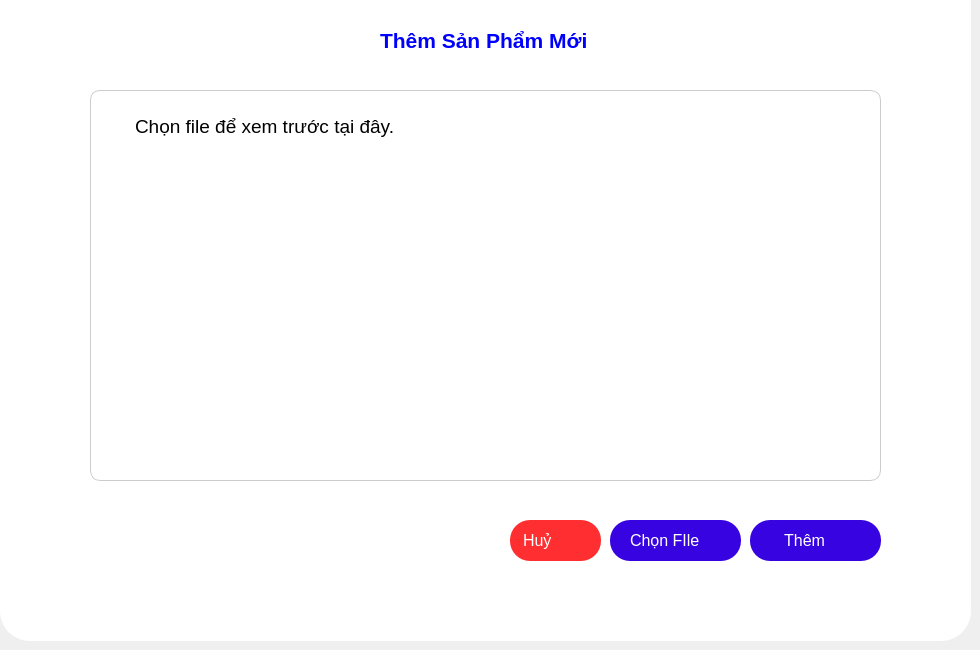
      <widget class="QWidget" name="tab_5">
       <attribute name="title">
        <string>     Tải File     </string>
       </attribute>
       <widget class="QWidget" name="widget_19" native="true">
        <property name="geometry">
         <rect>
          <x>0</x>
          <y>0</y>
          <width>971</width>
          <height>641</height>
         </rect>
        </property>
        <property name="styleSheet">
         <string notr="true">background-color: #fff;
border-bottom-left-radius: 30px;
border-bottom-right-radius: 30px;</string>
        </property>
        <widget class="QLabel" name="label_74">
         <property name="geometry">
          <rect>
           <x>380</x>
           <y>20</y>
           <width>231</width>
           <height>41</height>
          </rect>
         </property>
         <property name="font">
          <font>
           <pointsize>16</pointsize>
           <bold>true</bold>
          </font>
         </property>
         <property name="styleSheet">
          <string notr="true">color: blue;
</string>
         </property>
         <property name="text">
          <string>Thêm Sản Phẩm Mới</string>
         </property>
        </widget>
        <widget class="QPushButton" name="cancelBtn_7">
         <property name="geometry">
          <rect>
           <x>510</x>
           <y>520</y>
           <width>91</width>
           <height>41</height>
          </rect>
         </property>
         <property name="font">
          <font>
           <pointsize>12</pointsize>
          </font>
         </property>
         <property name="cursor">
          <cursorShape>PointingHandCursor</cursorShape>
         </property>
         <property name="styleSheet">
          <string notr="true">border-radius: 20px;
background-color:rgb(255, 46, 49);
border:none;
padding-left: 13px;
text-align: left;

color: #fff;</string>
         </property>
         <property name="text">
          <string>Huỷ</string>
         </property>
         <property name="icon">
          <iconset resource="resourse.qrc">
           <normaloff>:/new/img/img/cancel.png</normaloff>:/new/img/img/cancel.png</iconset>
         </property>
         <property name="iconSize">
          <size>
           <width>26</width>
           <height>26</height>
          </size>
         </property>
        </widget>
        <widget class="QPushButton" name="addBtn">
         <property name="geometry">
          <rect>
           <x>750</x>
           <y>520</y>
           <width>131</width>
           <height>41</height>
          </rect>
         </property>
         <property name="font">
          <font>
           <pointsize>12</pointsize>
          </font>
         </property>
         <property name="cursor">
          <cursorShape>PointingHandCursor</cursorShape>
         </property>
         <property name="styleSheet">
          <string notr="true">border-radius: 20px;
background-color: #f7f7f7;
border:none;
background-color: rgb(55, 3, 225);
text-align: left;
padding-left: 30px;
padding-right: 5px;
color: #fff;</string>
         </property>
         <property name="text">
          <string> Thêm</string>
         </property>
         <property name="icon">
          <iconset resource="resourse.qrc">
           <normaloff>:/new/img/img/confirm.png</normaloff>:/new/img/img/confirm.png</iconset>
         </property>
         <property name="iconSize">
          <size>
           <width>23</width>
           <height>23</height>
          </size>
         </property>
        </widget>
        <widget class="QPushButton" name="choseBtn">
         <property name="geometry">
          <rect>
           <x>610</x>
           <y>520</y>
           <width>131</width>
           <height>41</height>
          </rect>
         </property>
         <property name="font">
          <font>
           <pointsize>12</pointsize>
          </font>
         </property>
         <property name="cursor">
          <cursorShape>PointingHandCursor</cursorShape>
         </property>
         <property name="styleSheet">
          <string notr="true">border-radius: 20px;
background-color: #f7f7f7;
border:none;
background-color: rgb(55, 3, 225);
text-align: left;
padding-left: 20px;
padding-right: 5px;
color: #fff;</string>
         </property>
         <property name="text">
          <string>Chọn FIle</string>
         </property>
         <property name="icon">
          <iconset resource="resourse.qrc">
           <normaloff>:/new/img/img/folder.png</normaloff>:/new/img/img/folder.png</iconset>
         </property>
         <property name="iconSize">
          <size>
           <width>23</width>
           <height>23</height>
          </size>
         </property>
        </widget>
        <widget class="QTextBrowser" name="textBrowser">
         <property name="geometry">
          <rect>
           <x>90</x>
           <y>90</y>
           <width>791</width>
           <height>391</height>
          </rect>
         </property>
         <property name="font">
          <font>
           <pointsize>9</pointsize>
          </font>
         </property>
         <property name="cursor" stdset="0">
          <cursorShape>IBeamCursor</cursorShape>
         </property>
         <property name="styleSheet">
          <string notr="true">padding:20px 40px 20px 40px;
background-color:transparent;
border:1px solid #ccc;
border-radius:10px;</string>
         </property>
         <property name="html">
          <string>&lt;!DOCTYPE HTML PUBLIC &quot;-//W3C//DTD HTML 4.0//EN&quot; &quot;http://www.w3.org/TR/REC-html40/strict.dtd&quot;&gt;
&lt;html&gt;&lt;head&gt;&lt;meta name=&quot;qrichtext&quot; content=&quot;1&quot; /&gt;&lt;meta charset=&quot;utf-8&quot; /&gt;&lt;style type=&quot;text/css&quot;&gt;
p, li { white-space: pre-wrap; }
hr { height: 1px; border-width: 0; }
li.unchecked::marker { content: &quot;\2610&quot;; }
li.checked::marker { content: &quot;\2612&quot;; }
&lt;/style&gt;&lt;/head&gt;&lt;body style=&quot; font-family:'Segoe UI'; font-size:9pt; font-weight:400; font-style:normal;&quot;&gt;
&lt;p style=&quot; margin-top:0px; margin-bottom:0px; margin-left:0px; margin-right:0px; -qt-block-indent:0; text-indent:0px;&quot;&gt;&lt;span style=&quot; font-size:14pt;&quot;&gt;Chọn file để xem trước tại đây.&lt;/span&gt;&lt;/p&gt;&lt;/body&gt;&lt;/html&gt;</string>
         </property>
        </widget>
       </widget>
      </widget>
